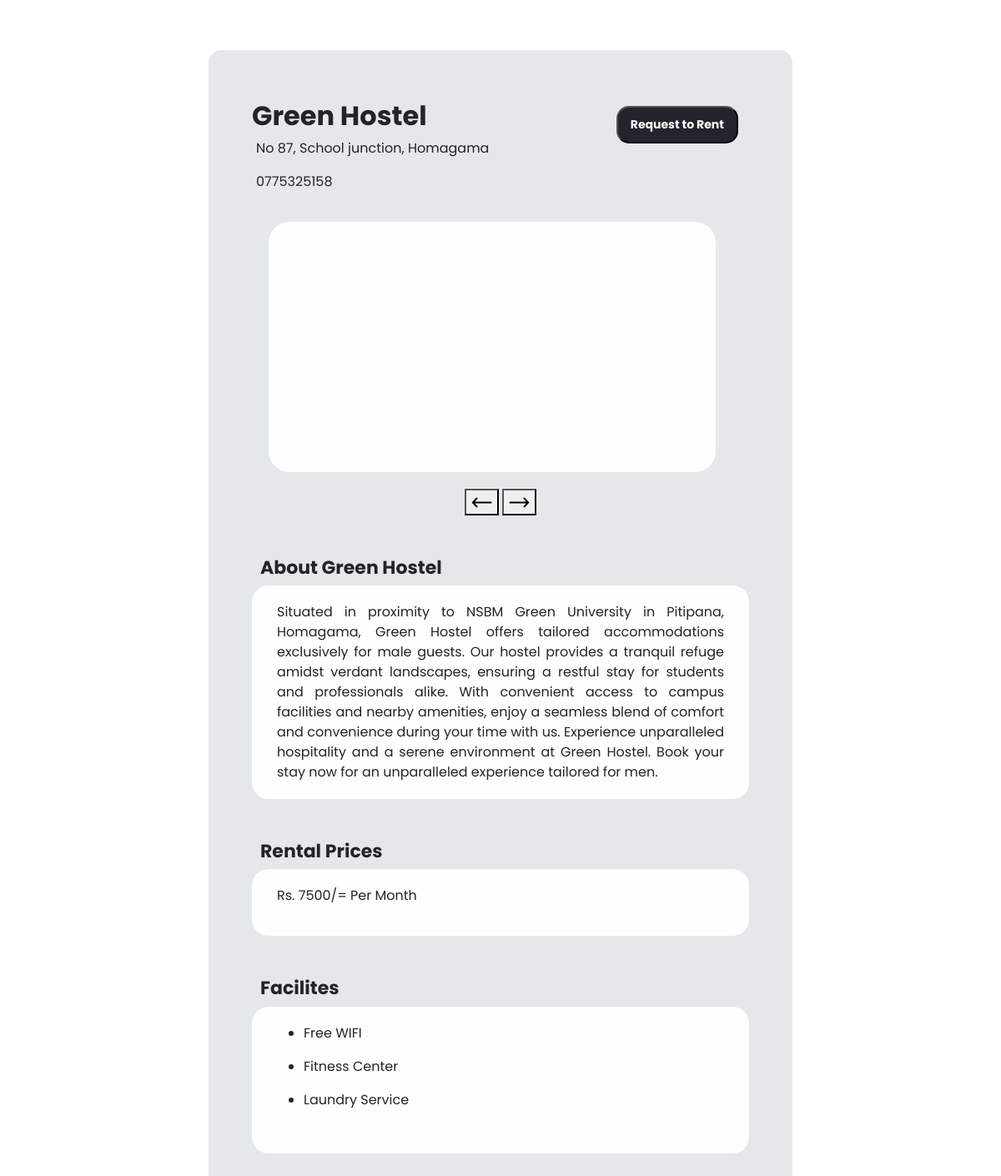
Page /PropertyDetails.php?propid=6 on the committed database.
### tables this page shows
CREATE TABLE `properties` (
  `propid` int(30) NOT NULL,
  `lid` int(30) NOT NULL,
  `pname` varchar(255) NOT NULL,
  `paddress` varchar(255) NOT NULL,
  `pmaplink` varchar(255) NOT NULL,
  `pmobile` varchar(12) NOT NULL,
  `pdescription` text NOT NULL,
  `pprice` int(10) NOT NULL
);

CREATE TABLE `facilities` (
  `facid` int(30) NOT NULL,
  `propid` int(30) NOT NULL,
  `facname` varchar(30) NOT NULL
);

### PropertyDetails.php (the view, shortened to what this page needs)
<?php
$propid = isset($_GET['propid']) ? $_GET['propid'] : null;
$conn = OpenCon();
$sql = "SELECT * FROM properties WHERE propid = '$propid'";
$result = $conn->query($sql);
if ($result->num_rows > 0) {
    $row = $result->fetch_assoc();
    $pname = $row["pname"];
    $paddress = $row["paddress"];
    $pmobile = $row["pmobile"];
    $pdescription = $row["pdescription"];
    $pprice = $row["pprice"];
}
$sql = "SELECT facname FROM facilities WHERE propid = '$propid'";
$facilities = $conn->query($sql);
?>
<!DOCTYPE html>
<html lang="en">
<head>
    <link href="https://cdn.jsdelivr.net/npm/bootstrap@5.3.3/dist/css/bootstrap.min.css" rel="stylesheet">
    <link rel="stylesheet" href="CSS/style22.css">
</head>
<body>
    <div class="container">
        <div class="all-data">
            <div class="heading">
                <div class="hostel-name">
                    <h2><?php echo $pname; ?></h2>
                    <p><?php echo $paddress; ?></p>
                    <p><?php echo $pmobile; ?></p>
                </div>
                <div class="btn">
                    <a href="RequestRent.php?propid=<?php echo $propid; ?>"><button class="req">Request to Rent</button></a>
                </div>
            </div>
            <div class="image-slider">
                <main>
                </main>
                <div class="slide-nav">
                    <button onclick="goPrev()">
                        <img src="Imgs/left.png" alt="" height="25px" width="25px">
                    </button>
                    <button onclick="goNext()">
                        <img src="Imgs/right.png" alt="" height="25px" width="25px">
                    </button>
                </div>
            </div>
            <div class="about">
                <h4>About <?php echo $pname; ?></h4>
                <p><?php echo $pdescription; ?></p>
            </div>
            <div class="prices">
                <h4>Rental Prices</h4>
                <ul class="r-prices">
                    <p>Rs. <?php echo $pprice; ?>/= Per Month</p>
                </ul>
            </div>
            <div class="facilities">
                <h4>Facilites</h4>
                <div class="fac-details">
                    <ul>
                    <?php while ($facility = $facilities->fetch_assoc()) { ?>
                        <li><div class="item"><p><?php echo $facility['facname']; ?></p></div></li>
                    <?php } ?>
                    </ul>
                </div>
            </div>
        </div>
    </div>
</body>
</html>

### CSS/style22.css (style rules this page uses)
* { font-family: 'Poppins', sans; }
.container { background-color:#E5E8EB; margin-top: 5%; margin-bottom: 5%; width: 700px; padding-top: 50px; padding-bottom: 50px; border-radius: 15px; }
.all-data { margin: 10px 40px; }
h4 { padding-left: 10px; }
.heading { display: flex; justify-content: space-between; }
.hostel-name p { padding-left: 5px; }
.heading .btn .req { color: white; background-color: #22252B; padding: 10px 15px; border-radius: 15px; text-align: center; font-size: 14px; font-weight: bold; }
.about p { background-color: #FEFEFE; padding: 20px 30px; text-align: justify; border-radius: 20px; }
.prices ul { background-color: #FEFEFE; padding: 20px 30px; text-align: justify; border-radius: 20px; }
.facilities .fac-details { background-color: #FEFEFE; padding: 20px 30px; text-align: justify; border-radius: 20px; display: flex; flex-direction: column; }
.item { display: flex; }
main { width: 90%; height: 300px; margin: auto; position: relative; overflow: hidden; background-color: #FEFEFE; border-radius: 25px; margin: 20px 20px; }
.image-slider { background-color: #E5E8EB; }
.slide-nav { text-align: center; margin-top: 15px; margin-bottom: 50px; }
h4 { font-size: 22px; font-weight: bold; margin-top: 50px; }
h2 { font-weight: bold; }

### rows in the picture
properties: pname "Green Hostel", paddress "No 87, School junction, Homagama", pmobile "0775325158", pdescription "Situated in proximity to NSBM Green University in Pitipana, Homagama, Green Hostel offers tailored accommodations exclusively for male guests. Our hostel provides a tranquil refuge amidst verdant landscapes, ensuring a restful stay for students and professionals alike. With convenient access to campus facilities and nearby amenities, enjoy a seamless blend of comfort and convenience during your time with us. Experience unparalleled hospitality and a serene environment at Green Hostel. Book your stay now for an unparalleled experience tailored for men.", pprice "7500"
facilities: facname "Free WIFI"
facilities: facname "Fitness Center"
facilities: facname "Laundry Service"
